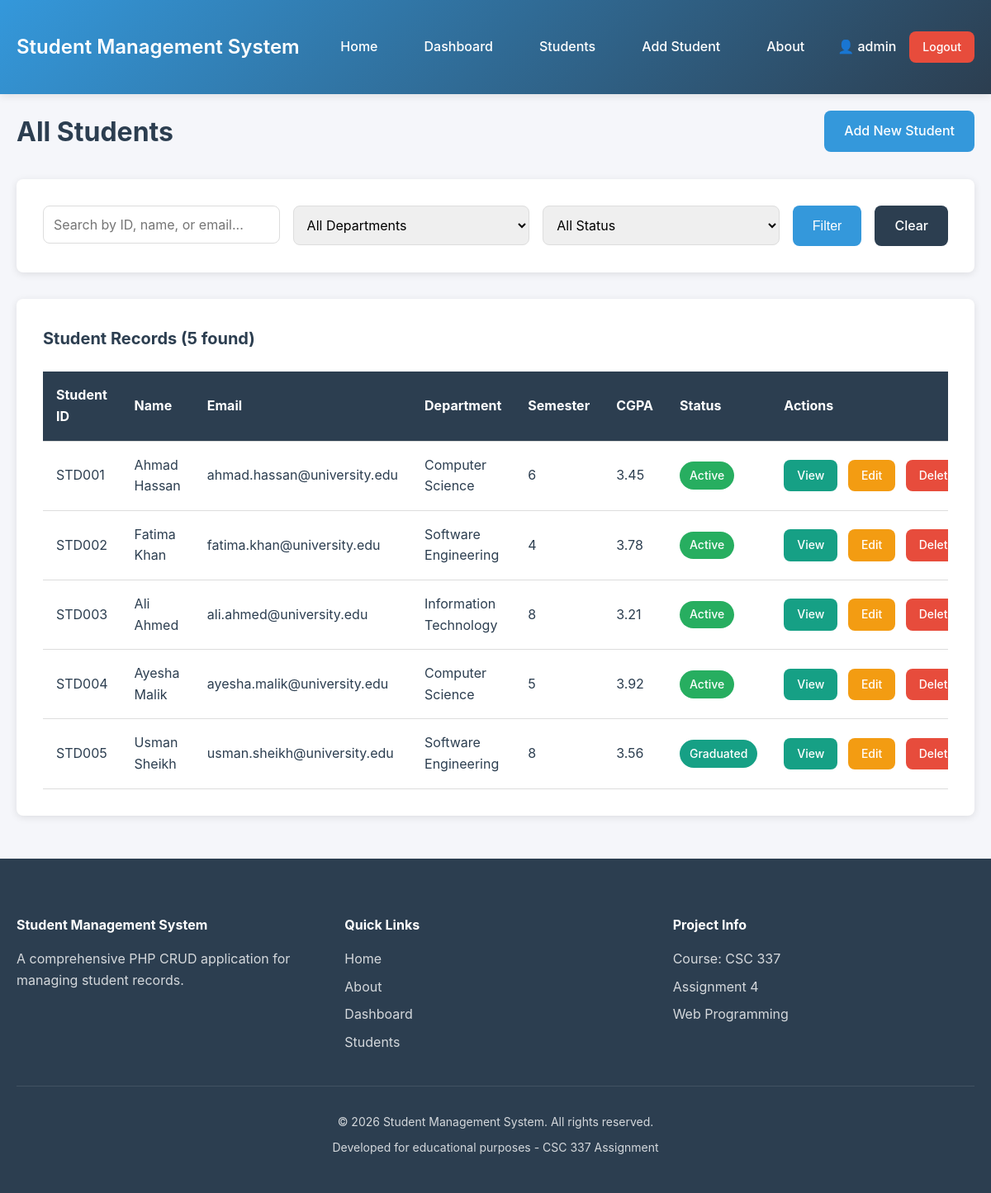
The app's page /students/list.php (signed in) with its own data.
### tables this page shows
CREATE TABLE students (
    id INT AUTO_INCREMENT PRIMARY KEY,
    student_id VARCHAR(20) NOT NULL UNIQUE,
    first_name VARCHAR(50) NOT NULL,
    last_name VARCHAR(50) NOT NULL,
    email VARCHAR(100) NOT NULL UNIQUE,
    phone VARCHAR(20),
    date_of_birth DATE,
    gender ENUM('Male', 'Female', 'Other') DEFAULT 'Male',
    address TEXT,
    department VARCHAR(100),
    semester INT,
    cgpa DECIMAL(3,2),
    enrollment_date DATE,
    status ENUM('Active', 'Inactive', 'Graduated') DEFAULT 'Active',
    created_at TIMESTAMP DEFAULT CURRENT_TIMESTAMP,
    updated_at TIMESTAMP DEFAULT CURRENT_TIMESTAMP ON UPDATE CURRENT_TIMESTAMP
);

### students/list.php (the view, shortened to what this page needs)
<?php
$conn = getConnection();
$search = trim($_GET['search'] ?? '');
$query = "SELECT * FROM students WHERE 1=1";
$query .= " ORDER BY created_at DESC";
$stmt = $conn->prepare($query);
$stmt->execute();
$result = $stmt->get_result();
$students = $result->fetch_all(MYSQLI_ASSOC);
?>
<!DOCTYPE html>
<html lang="en">
<head>
    <link rel="stylesheet" href="../assets/css/style.css">
</head>
<body>
    <?php include '../includes/header.php'; ?>
    <div class="container">
        <div class="page-header">
            <h1>All Students</h1>
            <a href="create.php" class="btn btn-primary">Add New Student</a>
        </div>
        <div class="filter-card">
            <form method="GET" action="" class="filter-form">
                <div class="filter-row">
                    <div class="form-group">
                        <input type="text" name="search" placeholder="Search by ID, name, or email..."
                               value="<?php echo htmlspecialchars($search); ?>">
                    </div>
                    <div class="form-group">
                        <select name="department">
                            <option value="">All Departments</option>
                        </select>
                    </div>
                    <div class="form-group">
                        <select name="status">
                            <option value="">All Status</option>
                        </select>
                    </div>
                    <button type="submit" class="btn btn-primary">Filter</button>
                    <a href="list.php" class="btn btn-secondary">Clear</a>
                </div>
            </form>
        </div>
        <div class="table-card">
            <div class="table-header">
                <h3>Student Records (<?php echo count($students); ?> found)</h3>
            </div>
            <?php if (empty($students)): ?>
                <div class="empty-state">
                    <p>No students found.</p>
                    <a href="create.php" class="btn btn-primary">Add Your First Student</a>
                </div>
            <?php else: ?>
                <div class="table-responsive">
                    <table class="data-table">
                        <thead>
                            <tr>
                                <th>Student ID</th>
                                <th>Name</th>
                                <th>Email</th>
                                <th>Department</th>
                                <th>Semester</th>
                                <th>CGPA</th>
                                <th>Status</th>
                                <th>Actions</th>
                            </tr>
                        </thead>
                        <tbody>
                            <?php foreach ($students as $student): ?>
                                <tr>
                                    <td><?php echo htmlspecialchars($student['student_id']); ?></td>
                                    <td><?php echo htmlspecialchars($student['first_name'] . ' ' . $student['last_name']); ?></td>
                                    <td><?php echo htmlspecialchars($student['email']); ?></td>
                                    <td><?php echo htmlspecialchars($student['department']); ?></td>
                                    <td><?php echo htmlspecialchars($student['semester']); ?></td>
                                    <td><?php echo number_format($student['cgpa'], 2); ?></td>
                                    <td>
                                        <span class="badge badge-<?php echo strtolower($student['status']); ?>">
                                            <?php echo htmlspecialchars($student['status']); ?>
                                        </span>
                                    </td>
                                    <td class="actions">
                                        <a href="view.php?id=<?php echo $student['id']; ?>"
                                           class="btn btn-sm btn-info" title="View Details">View</a>
                                        <a href="edit.php?id=<?php echo $student['id']; ?>"
                                           class="btn btn-sm btn-warning" title="Edit">Edit</a>
                                        <a href="delete.php?id=<?php echo $student['id']; ?>"
                                           class="btn btn-sm btn-danger" title="Delete"
                                           onclick="return confirm('Are you sure you want to delete this student?')">Delete</a>
                                    </td>
                                </tr>
                            <?php endforeach; ?>
                        </tbody>
                    </table>
                </div>
            <?php endif; ?>
        </div>
    </div>
    <?php include '../includes/footer.php'; ?>
</body>
</html>

### assets/css/style.css (style rules this page uses)
* { margin: 0; padding: 0; box-sizing: border-box; }
:root { --primary-color: #3498db; --secondary-color: #2c3e50; --success-color: #27ae60; --warning-color: #f39c12; --danger-color: #e74c3c; --info-color: #16a085; --light-gray: #ecf0f1; --dark-gray: #7f8c8d; --white: #ffffff; --black: #000000; --border-radius: 8px; --box-shadow: 0 2px 10px rgba(0, 0, 0, 0.1); --transition: all 0.3s ease; }
body { font-family: -apple-system, BlinkMacSystemFont, 'Segoe UI', Roboto, 'Helvetica Neue', Arial, sans-serif; line-height: 1.6; color: var(--secondary-color); background-color: #f5f6fa; min-height: 100vh; display: flex; flex-direction: column; }
a { text-decoration: none; color: var(--primary-color); transition: var(--transition); }
.container { max-width: 1200px; margin: 0 auto; padding: 20px; flex: 1; }
.btn { display: inline-block; padding: 0.75rem 1.5rem; border: none; border-radius: var(--border-radius); font-size: 1rem; font-weight: 500; text-align: center; cursor: pointer; transition: var(--transition); text-decoration: none; }
.btn-primary { background-color: var(--primary-color); color: var(--white); }
.btn-secondary { background-color: var(--secondary-color); color: var(--white); }
.btn-warning { background-color: var(--warning-color); color: var(--white); }
.btn-danger { background-color: var(--danger-color); color: var(--white); }
.btn-info { background-color: var(--info-color); color: var(--white); }
.btn-sm { padding: 0.5rem 1rem; font-size: 0.875rem; }
.page-header { display: flex; justify-content: space-between; align-items: center; margin-bottom: 2rem; flex-wrap: wrap; gap: 1rem; }
.page-header h1 { color: var(--secondary-color); font-size: 2rem; font-weight: 700; }
.form-card, .table-card, .detail-card, .delete-card, .filter-card { background: var(--white); border-radius: var(--border-radius); box-shadow: var(--box-shadow); padding: 2rem; margin-bottom: 2rem; }
.table-header { margin-bottom: 1.5rem; }
.table-header h3 { color: var(--secondary-color); font-size: 1.25rem; }
.form-group { margin-bottom: 1.5rem; }
.form-group input, .form-group select, .form-group textarea { width: 100%; padding: 0.75rem; border: 1px solid #ddd; border-radius: var(--border-radius); font-size: 1rem; font-family: inherit; transition: var(--transition); }
.table-responsive { overflow-x: auto; }
.data-table { width: 100%; border-collapse: collapse; background: var(--white); }
.data-table thead { background-color: var(--secondary-color); color: var(--white); }
.data-table th, .data-table td { padding: 1rem; text-align: left; border-bottom: 1px solid #ddd; }
.data-table tbody tr { transition: var(--transition); }
.data-table td.actions { white-space: nowrap; }
.data-table td.actions a { margin-right: 0.5rem; }
.badge { display: inline-block; padding: 0.35rem 0.75rem; border-radius: 20px; font-size: 0.875rem; font-weight: 500; color: var(--white); }
.badge-active { background-color: var(--success-color); }
.badge-graduated { background-color: var(--info-color); }
.filter-form { display: flex; gap: 1rem; flex-wrap: wrap; }
.filter-row { display: flex; gap: 1rem; flex-wrap: wrap; width: 100%; }
.filter-form .form-group { margin-bottom: 0; flex: 1; min-width: 200px; }

### records on screen
students: student "STD001", first_name+last_name "Ahmad Hassan", email "ahmad.hassan@university.edu", department "Computer Science", semester "6", cgpa "3.45", status "Active"
students: student "STD002", first_name+last_name "Fatima Khan", email "fatima.khan@university.edu", department "Software Engineering", semester "4", cgpa "3.78", status "Active"
students: student "STD003", first_name+last_name "Ali Ahmed", email "ali.ahmed@university.edu", department "Information Technology", semester "8", cgpa "3.21", status "Active"
students: student "STD004", first_name+last_name "Ayesha Malik", email "ayesha.malik@university.edu", department "Computer Science", semester "5", cgpa "3.92", status "Active"
students: student "STD005", first_name+last_name "Usman Sheikh", email "usman.sheikh@university.edu", department "Software Engineering", semester "8", cgpa "3.56", status "Graduated"

### other values on screen
$_SESSION['username'] "admin"
count($students) "5"
